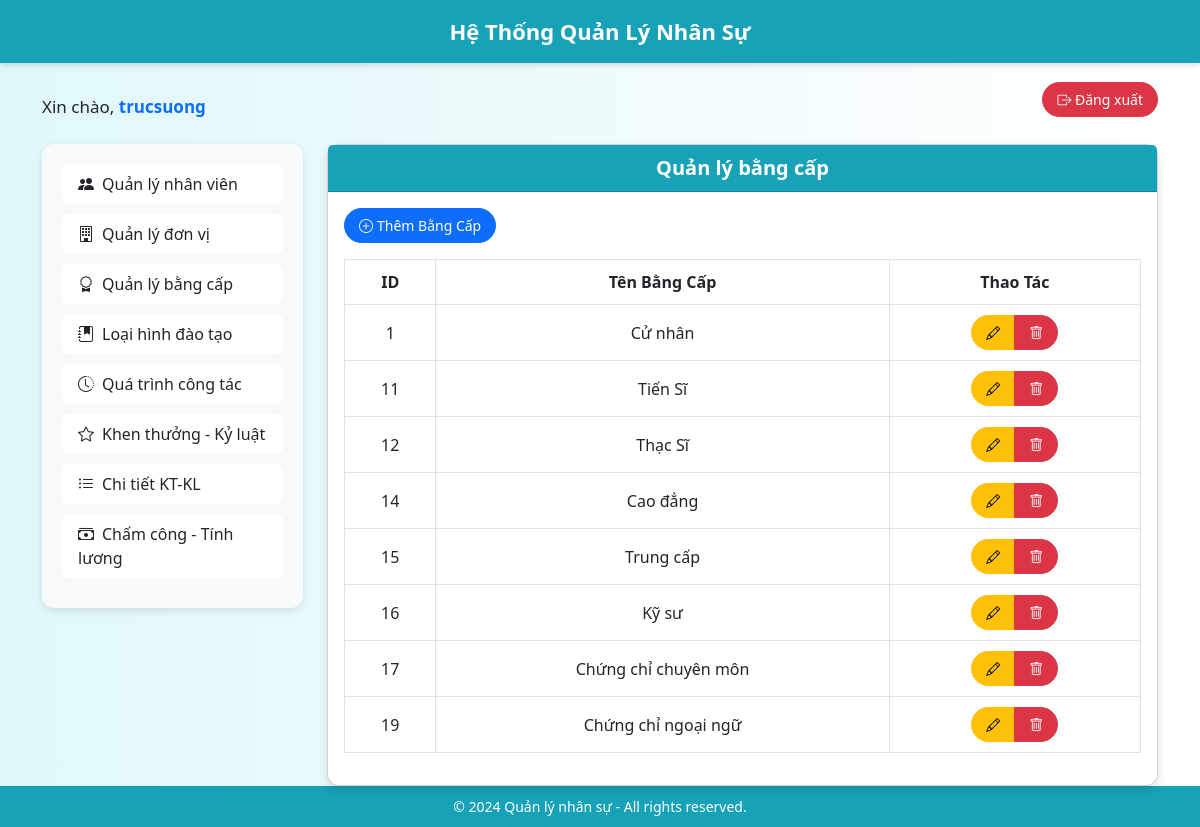
The page /admin/quanly_bangcap.php (signed in) on the database its author committed.
### tables this page shows
CREATE TABLE `bangcap` (
  `id` int(11) NOT NULL,
  `ten_bang_cap` varchar(255) NOT NULL
);

### admin/quanly_bangcap.php (the view, shortened to what this page needs)
<?php
$conn = new mysqli('localhost', 'root', '', 'quanly_nhansu');
$sql = "SELECT * FROM bangcap";
$result = $conn->query($sql);
?>
<!DOCTYPE html>
<html lang="vi">
<head>
    <link href="https://cdn.jsdelivr.net/npm/bootstrap@5.3.0-alpha1/dist/css/bootstrap.min.css" rel="stylesheet">
    <link href="https://cdn.jsdelivr.net/npm/bootstrap-icons@1.10.5/font/bootstrap-icons.css" rel="stylesheet">
</head>
<body>
    <div class="header">
        Hệ Thống Quản Lý Nhân Sự
    </div>
    <div class="container mt-3 d-flex justify-content-between align-items-center">
        <div class="greeting">
            Xin chào, <span class="text-primary fw-semibold"><?php echo htmlspecialchars($_SESSION['admin']); ?></span>
        </div>
        <a href="logout.php" class="btn btn-danger"><i class="bi bi-box-arrow-right"></i> Đăng xuất</a>
    </div>
    <div class="container">
        <div class="row mt-4">
            <div class="col-md-3">
                <div class="sidebar">
                    <div class="list-group">
                        <a href="quanly_nhanvien.php" class="list-group-item list-group-item-action"><i
                                class="bi bi-people-fill me-2"></i>Quản lý nhân viên</a>
                        <a href="quanly_donvi.php" class="list-group-item list-group-item-action"><i
                                class="bi bi-building me-2"></i>Quản lý đơn vị</a>
                        <a href="quanly_bangcap.php" class="list-group-item list-group-item-action"><i
                                class="bi bi-award me-2"></i>Quản lý bằng cấp</a>
                        <a href="quanly_lhdt.php" class="list-group-item list-group-item-action"><i
                                class="bi bi-journal-bookmark-fill me-2"></i>Loại hình đào tạo</a>
                        <a href="quanly_qtct.php" class="list-group-item list-group-item-action"><i
                                class="bi bi-clock-history me-2"></i>Quá trình công tác</a>
                        <a href="quanly_dmktkl.php" class="list-group-item list-group-item-action"><i
                                class="bi bi-star me-2"></i>Khen thưởng - Kỷ luật</a>
                        <a href="quanly_ctktkl.php" class="list-group-item list-group-item-action"><i
                                class="bi bi-list-ul me-2"></i>Chi tiết KT-KL</a>
                        <a href="quanly_cctlht.php" class="list-group-item list-group-item-action"><i
                                class="bi bi-cash-stack me-2"></i>Chấm công - Tính lương</a>
                    </div>
                </div>
            </div>
            <div class="col-md-9">
                <div class="card">
                    <div class="card-header">
                        Quản lý bằng cấp
                    </div>
                    <div class="card-body">
                        <a href="them_bangcap.php" class="btn btn-primary mb-3"><i
                                class="bi bi-plus-circle me-1"></i>Thêm Bằng Cấp</a>
                        <div class="table-responsive">
                            <table class="table table-hover table-bordered">
                                <thead>
                                    <tr>
                                        <th>ID</th>
                                        <th>Tên Bằng Cấp</th>
                                        <th>Thao Tác</th>
                                    </tr>
                                </thead>
                                <tbody>
                                    <?php
                                    if ($result->num_rows > 0) {
                                        while ($row = $result->fetch_assoc()) {
                                            echo "<tr>
                                                    <td>{$row['id']}</td>
                                                    <td>{$row['ten_bang_cap']}</td>
                                                    <td>
                                                        <div class='btn-group' role='group'>
                                                            <a href='sua_bangcap.php?id={$row['id']}' class='btn btn-warning btn-sm'><i class='bi bi-pencil'></i></a>
                                                            <a href='xoa_bangcap.php?id={$row['id']}' class='btn btn-danger btn-sm' onclick='return confirm(\"Bạn có chắc chắn muốn xóa?\")'><i class='bi bi-trash'></i></a>
                                                        </div>
                                                    </td>
                                                </tr>";
                                        }
                                    } else {
                                        echo "<tr><td colspan='3' class='text-center text-muted'>Không có dữ liệu</td></tr>";
                                    }
                                    ?>
                                </tbody>
                            </table>
                        </div>
                    </div>
                </div>
            </div>
        </div>
    </div>
    <div class="footer mt-auto">
        &copy; 2024 Quản lý nhân sự - All rights reserved.
    </div>
</body>
</html>

### admin/quanly_bangcap.php (style rules this page uses)
html, body { height: 100%; display: flex; flex-direction: column; }
body { background: linear-gradient(to right, #e0f7fa, #ffffff); font-family: 'Segoe UI', sans-serif; }
.container { flex: 1; }
.header { background-color: #17a2b8; color: white; padding: 15px 0; text-align: center; font-size: 22px; font-weight: 600; box-shadow: 0 2px 6px rgba(0, 0, 0, 0.15); }
.greeting { font-size: 17px; margin-top: 15px; }
.sidebar { background-color: #f8f9fa; padding: 20px; border-radius: 12px; box-shadow: 0 3px 8px rgba(0, 0, 0, 0.1); }
.list-group-item { border: none; border-radius: 8px; margin-bottom: 10px; transition: all 0.3s ease; }
.card { border-radius: 12px; box-shadow: 0 4px 10px rgba(0, 0, 0, 0.12); }
.card-header { background-color: #17a2b8; color: white; font-weight: bold; font-size: 20px; text-align: center; }
.table th, .table td { text-align: center; vertical-align: middle; padding: 10px; }
.btn { border-radius: 30px; padding: 6px 14px; font-size: 14px; }
.footer { background-color: #17a2b8; color: white; text-align: center; padding: 10px 0; margin-top: 40px; font-size: 14px; }

### rows shown on the page
bangcap: id "1", ten_bang_cap "Cử nhân"
bangcap: id "11", ten_bang_cap "Tiến Sĩ"
bangcap: id "12", ten_bang_cap "Thạc Sĩ"
bangcap: id "14", ten_bang_cap "Cao đẳng"
bangcap: id "15", ten_bang_cap "Trung cấp"
bangcap: id "16", ten_bang_cap "Kỹ sư"
bangcap: id "17", ten_bang_cap "Chứng chỉ chuyên môn"
bangcap: id "19", ten_bang_cap "Chứng chỉ ngoại ngữ"

### other values the page prints
$_SESSION['admin'] "trucsuong"
